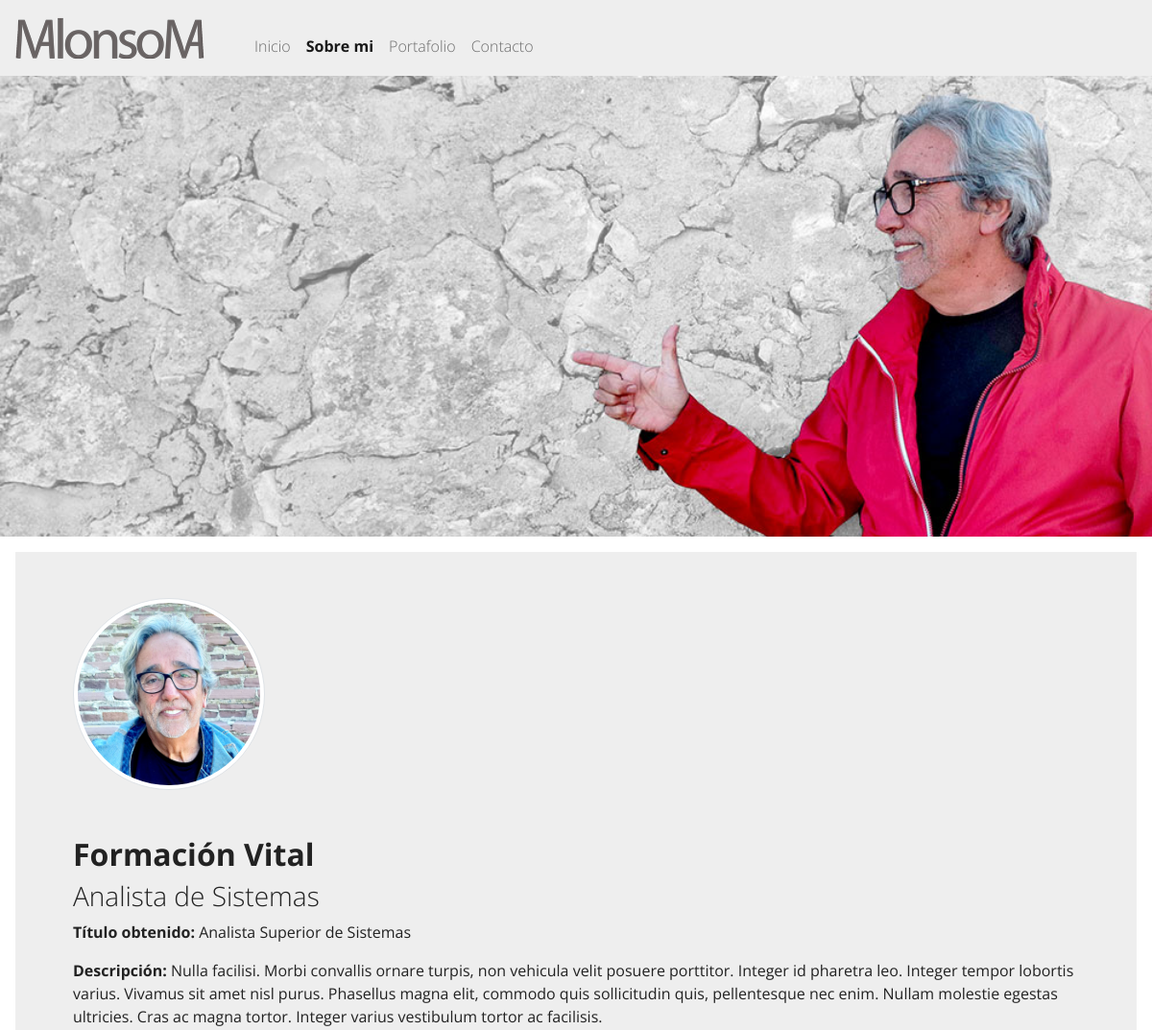
/about/ (upper part), run on an earlier commit of the app's database.
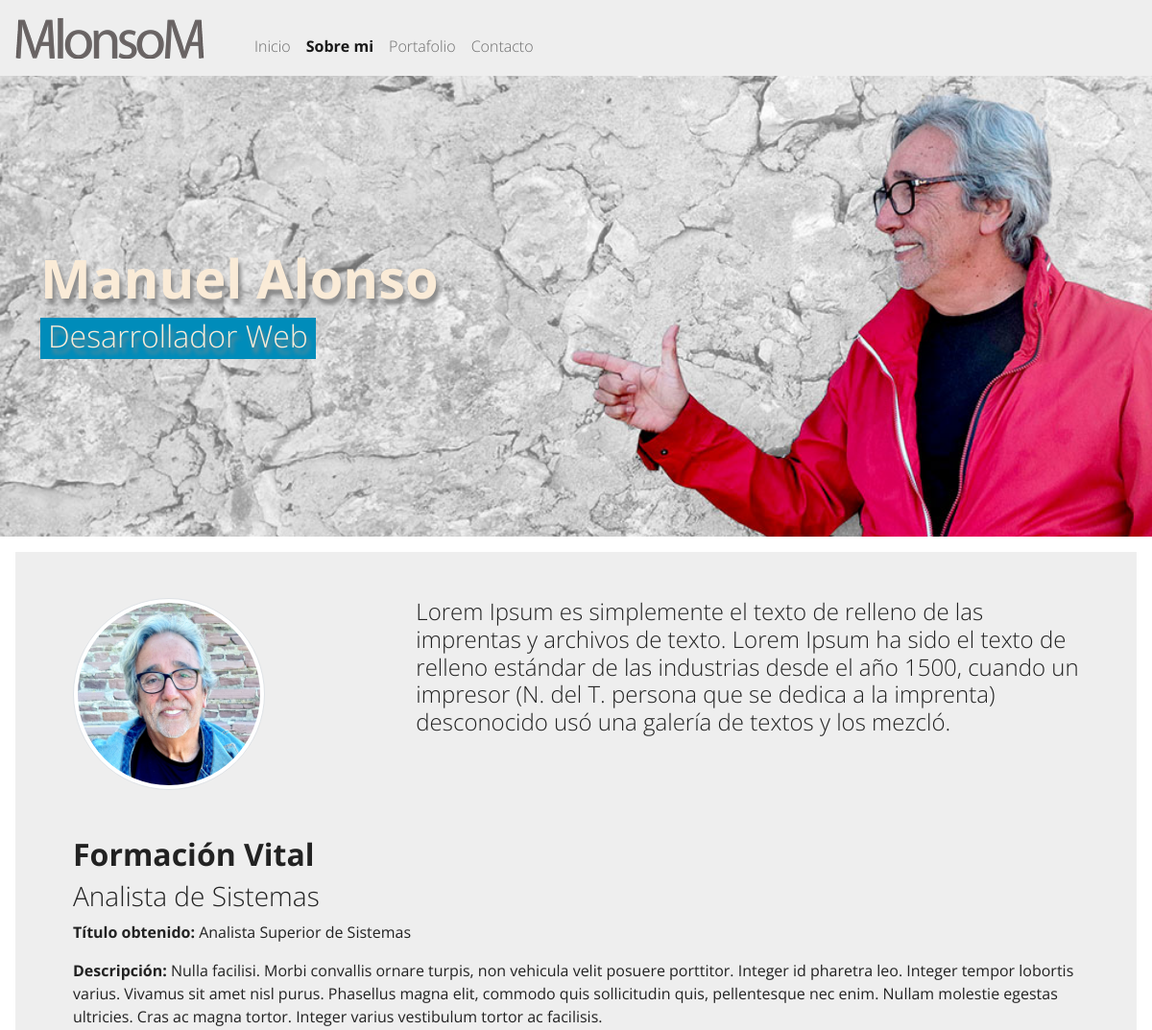
And on a later commit of the database.
### about/models.py (models this page shows, shortened)
class Course(models.Model):
    title = models.CharField(max_length=150, verbose_name='Título')
    degree_title = models.CharField(max_length=300, verbose_name='Título Obtenido')
    description = models.TextField(verbose_name='Descripción')
    created = models.DateTimeField(auto_now_add=True, verbose_name='Fecha Creación')
    updated = models.DateTimeField(auto_now=True, verbose_name='Fecha Modificación')
    class Meta:
        verbose_name = 'formación'
        verbose_name_plural = 'formaciones'
        ordering = ['created']

### backgrounds/models.py (models this page shows, shortened)
class BackgroundImage(models.Model):
    name= models.CharField(unique=True,max_length=150, verbose_name='Nombre')
    image=models.ImageField(storage=OverwriteStorage(),upload_to=profile_picture_path,verbose_name='Imagen')
    title = models.CharField(max_length=100, blank=True, null=True, verbose_name='titular')
    subtitle = models.CharField(max_length=100, blank=True, null=True, verbose_name='subtitular')
    sentence = models.TextField(max_length=400, blank=True, null=True, verbose_name='Frase')
    created = models.DateTimeField(verbose_name="Fecha de Creación", auto_now=False, auto_now_add=True)
    updated = models.DateTimeField(auto_now=True, verbose_name='Fecha Modificación')
    class Meta:
        verbose_name = 'titular e imagen de fondo'
        verbose_name_plural = 'titulares e imágenes de fondo'

### about/views.py (the view)
# urls.py: path('about/', about_views.about, name='about'),
def about(request):
    courses = Course.objects.all()
    skills = Skill.objects.all()
    backgrounds=BackgroundImage.objects.all()
    return render(request, 'about/about.html', {'courses':courses, 'skills':skills,'backgrounds':backgrounds})

### redsocial/processors.py (called while the page is built)
def ctx_dict(request):
    ctx = {}
    links = Link.objects.all()
    for link in links:
        ctx[link.key] = link.url
    return ctx

### about/templates/about/about.html (shortened to what this page needs)
{% extends 'core/base.html' %}
{% block image-header %} about {% endblock %}
{% block title-header %}
{% for background in backgrounds %}
    {% if background.name == "about" %}
        <div>
            <h1 class="display-4 fw-bold">{{background.title}}</h1>
        </div>
        <div>
            <h3 class="fs-2 bg-primary d-inline-block px-2 pb-1">{{background.subtitle}}</h3>
        </div>
    {% endif %}
{% endfor %}
{% endblock %}
{% block content %}
{% load static %}
<div class="row d-flex">
    <div class="col-4 offset-md-auto">
        <img class="img-fluid img-thumbnail img-circle img-perfil" src={{BASE_DIR}}"/media/backgrounds/foto-perfil.jpg" alt="Foto de perfil">
    </div>
    {% for background in backgrounds %}
        {% if background.name == "about" %}
        <div class="col-8">
            <h4>{{background.sentence}}</h4>
        </div>
        {% endif %}
    {% endfor %}
</div>
<div class="row d-flex pt-5">
    <div class="col-12">
        <h2 class="fw-bold">Formación Vital</h2>
        {% for course in courses %}
        <h3>{{ course.title }}</h3>
        <p><strong>Título obtenido:</strong> {{ course.degree_title }}</p>
        <p><strong>Descripción:</strong> {{ course.description }} </p>
        {% endfor %}
        <br>
    </div>
</div>
{% endblock %}

What changed in the data, as far as the page shows it:
added BackgroundImage: title "Manuel Alonso", subtitle "Desarrollador Web", sentence "Lorem Ipsum es simplemente el texto de relleno de las imprentas y archivos de texto. Lorem Ipsum ha sido el texto de relleno estándar de las industrias desde el año 1500, cuando un impresor (N. del T. persona que se dedica a la imprenta) desconocido usó una galería de textos y los mezcló."
